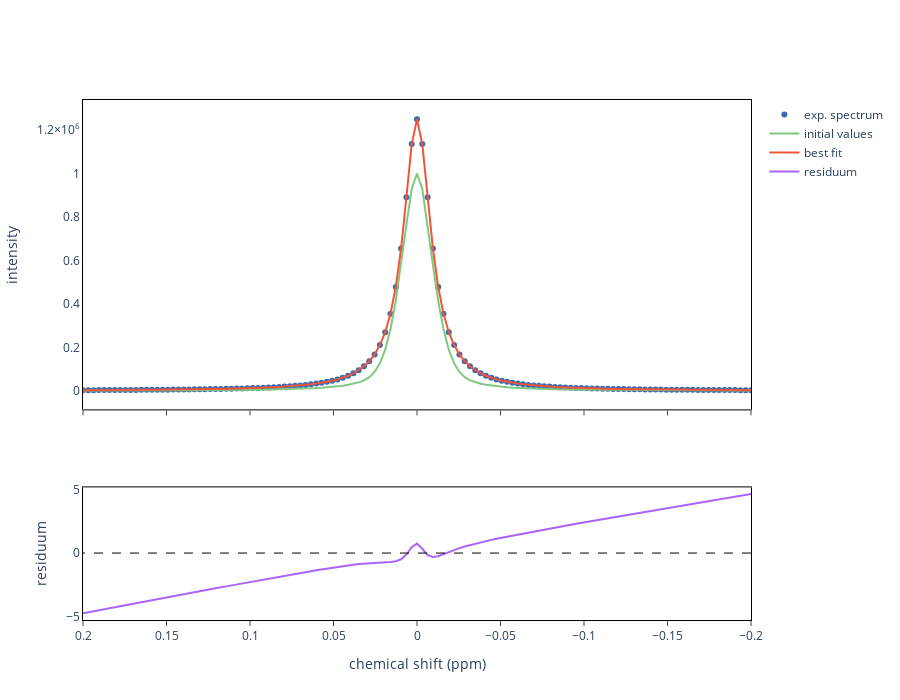

The code cell stored with this chart in its notebook:
### Markdown cell above
Fitting results can be viewed using the plot method with fit=True.

### Code cell
fig = sp.plot(ini=True, fit=True)
fig.update_layout(autosize=False, width=900, height=700)
fig.show()
